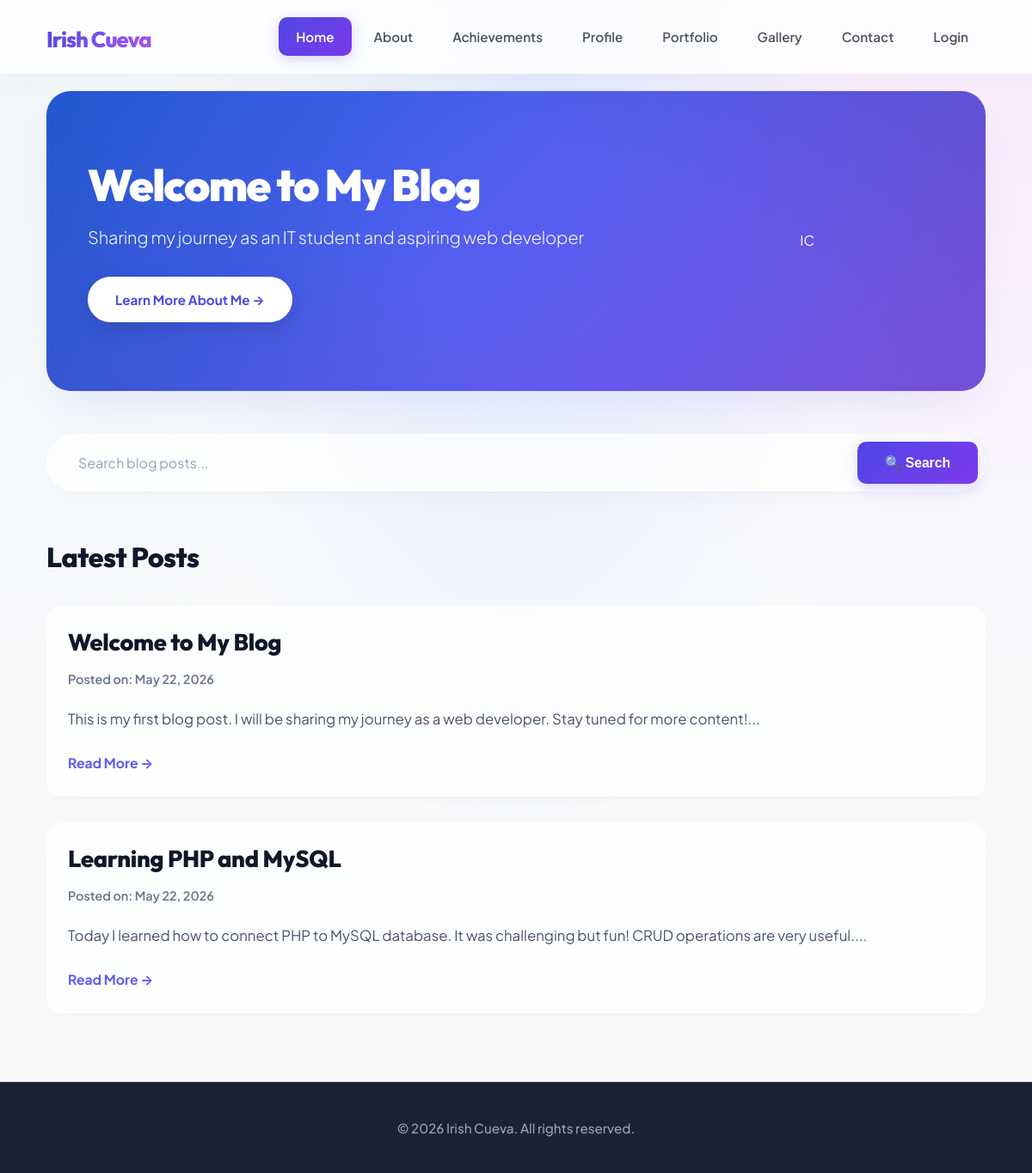
The page / on the database its author committed.
### tables this page shows
CREATE TABLE IF NOT EXISTS posts (
    id INT AUTO_INCREMENT PRIMARY KEY,
    title VARCHAR(200) NOT NULL,
    content TEXT NOT NULL,
    created_at TIMESTAMP DEFAULT CURRENT_TIMESTAMP
);

### pages/home.php (the view, shortened to what this page needs)
<?php
$search = isset($_GET['search']) ? $_GET['search'] : '';
if ($search) {
    $sql = "SELECT * FROM posts WHERE title LIKE :search ORDER BY created_at DESC";
    $stmt = $pdo->prepare($sql);
    $stmt->execute(['search' => "%$search%"]);
} else {
    $sql = "SELECT * FROM posts ORDER BY created_at DESC";
    $stmt = $pdo->query($sql);
}
$posts = $stmt->fetchAll(PDO::FETCH_ASSOC);
include 'includes/header.php';
?>
<main class="container">
    <section class="hero">
        <div class="hero-content">
            <div class="hero-text">
                <h2>Welcome to My Blog</h2>
                <p>Sharing my journey as an IT student and aspiring web developer</p>
                <a href="index.php?page=about" class="hero-btn">Learn More About Me →</a>
            </div>
            <div class="hero-avatar">
                <div class="avatar-initials avatar-initials-md" title="Irish Cueva">IC</div>
            </div>
        </div>
    </section>
    <div class="search-section">
        <form method="GET" action="index.php">
            <input type="text" name="search" placeholder="Search blog posts..." value="<?php echo htmlspecialchars($search); ?>">
            <button type="submit">🔍 Search</button>
        </form>
    </div>
    <div class="posts-list">
        <div class="posts-list-header">
            <h3>Latest Posts</h3>
        </div>
        <?php if (count($posts) > 0): ?>
            <?php foreach ($posts as $post): ?>
                <div class="post-card">
                    <div class="post-card-content" style="padding: 24px;">
                        <h4><a href="index.php?page=post&id=<?php echo $post['id']; ?>"><?php echo htmlspecialchars($post['title']); ?></a></h4>
                        <div class="post-meta">Posted on: <?php echo date('F j, Y', strtotime($post['created_at'])); ?></div>
                        <p><?php echo substr(htmlspecialchars($post['content']), 0, 150); ?>...</p>
                        <a href="index.php?page=post&id=<?php echo $post['id']; ?>" class="read-more">Read More →</a>
                    </div>
                </div>
            <?php endforeach; ?>
        <?php else: ?>
            <p class="no-posts">No blog posts found. <?php if ($search): ?>Try a different search term.<?php endif; ?></p>
        <?php endif; ?>
    </div>
</main>
<?php include 'includes/footer.php'; ?>

### rows shown on the page
posts: title "Welcome to My Blog", created_at "May 22, 2026", content "This is my first blog post. I will be sharing my journey as a web developer. Stay tuned for more content!"
posts: title "Learning PHP and MySQL", created_at "May 22, 2026", content "Today I learned how to connect PHP to MySQL database. It was challenging but fun! CRUD operations are very useful."

### other values the page prints
$footer_text "Irish Cueva"
